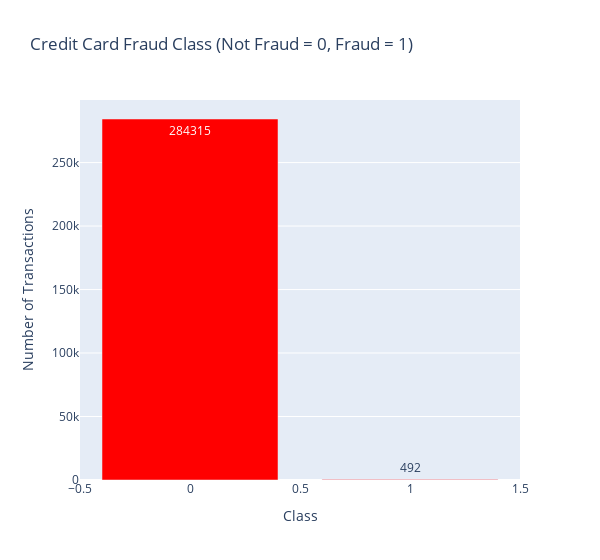

The notebook cell this image was saved under:
### Code cell
trace = go.Bar(
    x = df['Class'],y = df['values'],
    name="Credit Card Fraud Class - data unbalance (Not Fraud = 0, Fraud = 1)",
    marker=dict(color="Red"),
    text=df['values']
)
data = [trace]
layout = dict(title = 'Credit Card Fraud Class (Not Fraud = 0, Fraud = 1)',
            xaxis = dict(title = 'Class', showticklabels=True),
            yaxis = dict(title = 'Number of Transactions'),
            hovermode = 'closest',width=600
                )
fig = dict(data=data, layout=layout)
iplot(fig, filename='class')

### Figure 1 — Plotly figure (JSON) as saved in the notebook; plotly's stock layout.template omitted (floating-point values rounded to 4 significant figures)
{"data": [{"marker": {"color": "Red"}, "name": "Credit Card Fraud Class - data unbalance (Not Fraud = 0, Fraud = 1)", "text": [284315, 492], "type": "bar", "x": [0, 1], "y": [284315, 492]}], "layout": {"hovermode": "closest", "title": {"text": "Credit Card Fraud Class (Not Fraud = 0, Fraud = 1)"}, "width": 600, "xaxis": {"showticklabels": true, "title": {"text": "Class"}}, "yaxis": {"title": {"text": "Number of Transactions"}}}}
